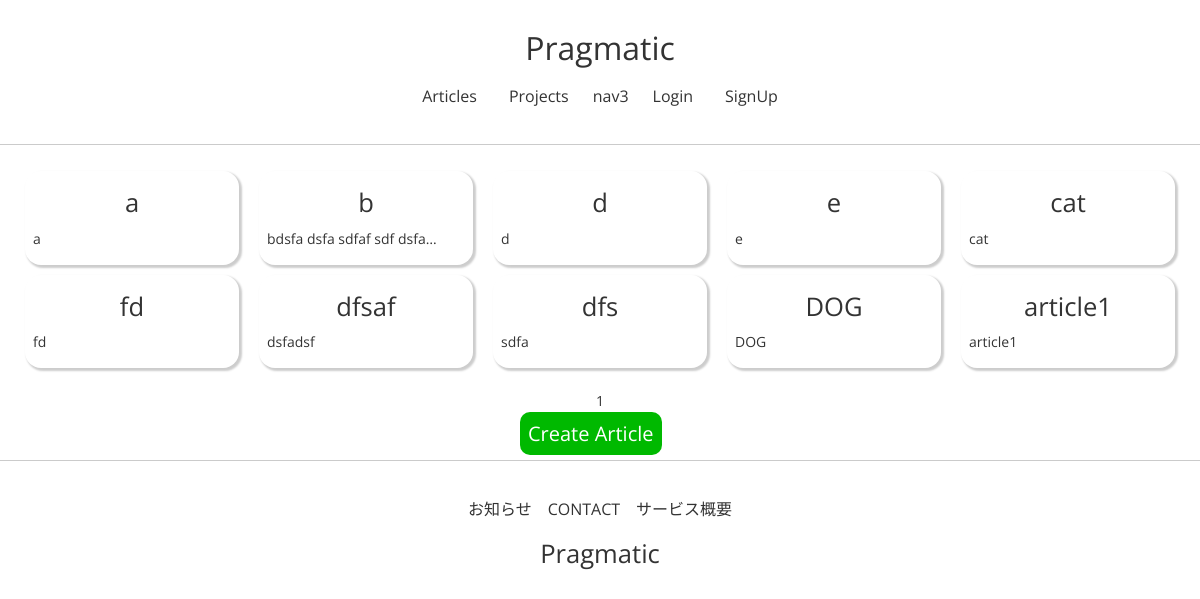
/articles/list/, run on an earlier commit of the app's database.
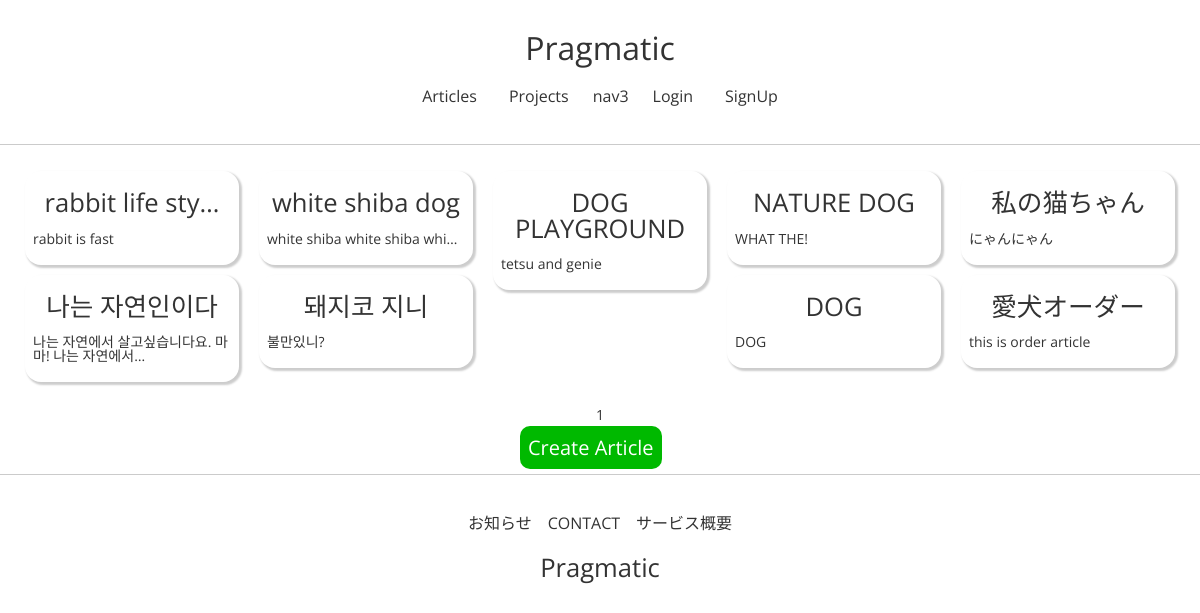
And on a later commit of the database.
### articleapp/models.py (models this page shows)
class Article(models.Model):
    writer = models.ForeignKey(
        User, on_delete=models.SET_NULL, related_name='article', null=True)
    title = models.CharField(max_length=200, null=True)
    image = models.ImageField(upload_to='article/', null=False)
    content = models.TextField(null=True)
    created_at = models.DateField(auto_now_add=True, null=True)

### articleapp/views.py (the view)
# urls.py: path('list/', ArticleListView.as_view(), name='list'),
class ArticleListView(ListView):
    model = Article
    context_object_name = 'article_list'
    template_name = 'articleapp/list.html'
    paginate_by = 10

### articleapp/templates/articleapp/list.html
{% extends 'base.html' %}
{% load static %}
{% block content %}
<section>
    {% if article_list %}
    <div class="wf-container">
        {% for article in article_list %}
            <div class="wf-box">
                <a href="{% url 'articleapp:detail' pk=article.pk %}">
                {% include 'snippets/card.html' with article=article %}
                </a>
            </div>
        {% endfor %}
    </div>
    {% else %}
    <div style="text-align:center">
        <h2>No Article</h2>
    </div>
    {% endif %}
    {% include 'snippets/pagination.html' with page_obj=page_obj %}
    <a href="{% url 'articleapp:create' %}" class="submit-btn">Create Article</a>
</section>
{% endblock %}

### templates/base.html
<!DOCTYPE html>
<html lang="ja-JP">
{% include 'head.html' %}
<body>
    {% include 'header.html' %}
    <hr>
    {% block content %}
    {% endblock %}
    <hr>
    {% include 'footer.html' %}
</body>
</html>

### templates/head.html (shortened to what this page needs)
{% load static %}
<head>
    <link href="https://cdn.jsdelivr.net/npm/bootstrap@5.0.0-beta2/dist/css/bootstrap.min.css" rel="stylesheet">
    <link rel="stylesheet" type="text/css" href="{% static 'css/reset.css' %}">
    <link rel="stylesheet" type="text/css" href="{% static 'css/variables.css' %}">
    <link rel="stylesheet" type="text/css" href="{% static 'css/base.css' %}">
    <link rel="stylesheet" type="text/css" href="{% static 'css/header.css' %}">
    <link rel="stylesheet" type="text/css" href="{% static 'css/footer.css' %}">
    <link rel="stylesheet" type="text/css" href="{% static 'css/account.css' %}">
    <link rel="stylesheet" type="text/css" href="{% static 'css/profile.css' %}">
    <link rel="stylesheet" type="text/css" href="{% static 'css/article.css' %}">
    <link rel="stylesheet" type="text/css" href="{% static 'css/comment.css' %}">
    <link rel="stylesheet" type="text/css" href="{% static 'css/project.css' %}">
    <link rel="stylesheet" type="text/css" href="{% static 'css/wf-style.css' %}">
</head>

### templates/header.html
<header class="common-header">
    <div class="header-title">
        <h1>Pragmatic</h1>
    </div>
    <div>
        <ul class="header-menu">
            <li>
                <a href="{% url 'articleapp:list' %}">Articles</a>
            </li>
            <li>
                <a href="{% url 'projectapp:list' %}">Projects</a>
            </li>
            <li>nav3</li>
            {% if not user.is_authenticated %}
            <li><a href="{% url 'accountapp:login' %}?next={{ request.path }}">Login</a></li>
            <li><a href="{% url 'accountapp:create' %}">SignUp</a></li>
            {% else %}
            <li><a href="{% url 'accountapp:detail' pk=user.pk %}">Detail</a></li>
            <li><a href="{% url 'accountapp:logout' %}?next={{ request.path }}">Logout</a></li>
            {% endif %}
        </ul>
    </div>
</header>

### templates/snippets/card.html (shortened to what this page needs)
{%if article_list %}
<div class="content">
    <h3>{{ article.title | truncatechars:16 }}</h3>
    <p>{{ article.content | truncatechars:30 }}</p>
</div>
{% endif %}

### templates/snippets/pagination.html (shortened to what this page needs)
<div style="text-align:center; margin:1rem 0;">
    <a href="?page={{ page_obj.number }}">
        {{ page_obj.number }}
    </a>
</div>

### templates/footer.html
<footer class="common-footer">
    <div>
        <ul class="footer-menu">
            <li>お知らせ</li>
            <li>CONTACT</li>
            <li>サービス概要</li>
        </ul>
    </div>
    <div class="footer-title">
        <h3>Pragmatic</h3>
    </div>
</footer>

### static/css/variables.css (style rules this page uses)
:root { --line-color: #00b900; --alert-color: #f44336; --border-color: #202a43; --search-color: #323b54; --settings-color: #f5f5f5; }

### static/css/base.css (style rules this page uses)
* { box-sizing: border-box; margin: 0; padding: 0; }
body { font-family: "Open Sans", sans-serif; font-size: 14px; color: #333; }
h1 { font-size: 2rem; }
h3 { font-size: 1.8rem; }
h3 { font-size: 1.6rem; }
a { padding: 8px; }
.submit-btn, .delete-btn { border: none; border-radius: 10px; font-size: 1.25rem; margin-top: 1rem; color: white; background-color: var(--line-color); width: 10rem; padding: 8px; margin: 2rem calc(50% - 5rem) 2rem calc(50% - 5rem); text-align: center; }

### static/css/header.css (style rules this page uses)
.common-header { display: flex; flex-direction: column; justify-content: center; align-items: center; padding: 1rem; }
.header-menu { display: flex; flex-direction: row; justify-content: space-between; align-items: center; }
.header-title { margin: 1rem auto; }
.header-menu li { font-size: 1rem; padding: 8px; }

### static/css/footer.css (style rules this page uses)
.common-footer { display: flex; flex-direction: column; justify-content: center; align-items: center; padding: 1rem; }
.footer-title { margin: 1rem auto; }
.footer-menu { display: flex; justify-content: space-between; align-items: center; }
.footer-menu li { font-size: 1rem; padding: 8px; }

### static/css/wf-style.css (style rules this page uses)
.wf-container { margin: 0 auto; }
.wf-container:before, .wf-container:after { content: ""; display: table; }
.wf-container:after { clear: both; }
.wf-box { margin: 10px; border-radius: 16px; box-shadow: 2px 2px 2px 1px rgba(0, 0, 0, 0.2); }
.wf-box .content { padding: 5px 8px; }
.wf-box .content h3 { text-align: center; margin-bottom: 16px; }
@media screen and (min-width: 768px) { .wf-container { width: 750px; } }
@media screen and (min-width: 992px) { .wf-container { width: 970px; } }
@media screen and (min-width: 1200px) { .wf-container { width: 1170px; } }

What changed in the data, as far as the page shows it:
removed Article: title "dfs", content "sdfa"
changed Article: title "a" → "rabbit life sty…"; content "a" → "rabbit is fast"
changed Article: title "b" → "white shiba dog"; content "bdsfa dsfa sdfaf sdf dsfa…" → "white shiba white shiba whi…"
changed Article: title "d" → "DOG PLAYGROUND"; content "d" → "tetsu and genie"
changed Article: title "e" → "NATURE DOG"; content "e" → "WHAT THE!"
changed Article: title "cat" → "私の猫ちゃん"; content "cat" → "にゃんにゃん"
changed Article: title "fd" → "나는 자연인이다"; content "fd" → "나는 자연에서 살고싶습니다요. 마마! 나는 자연에서…"
changed Article: title "dfsaf" → "돼지코 지니"; content "dsfadsf" → "불만있니?"
changed Article: title "article1" → "愛犬オーダー"; content "article1" → "this is order article"
